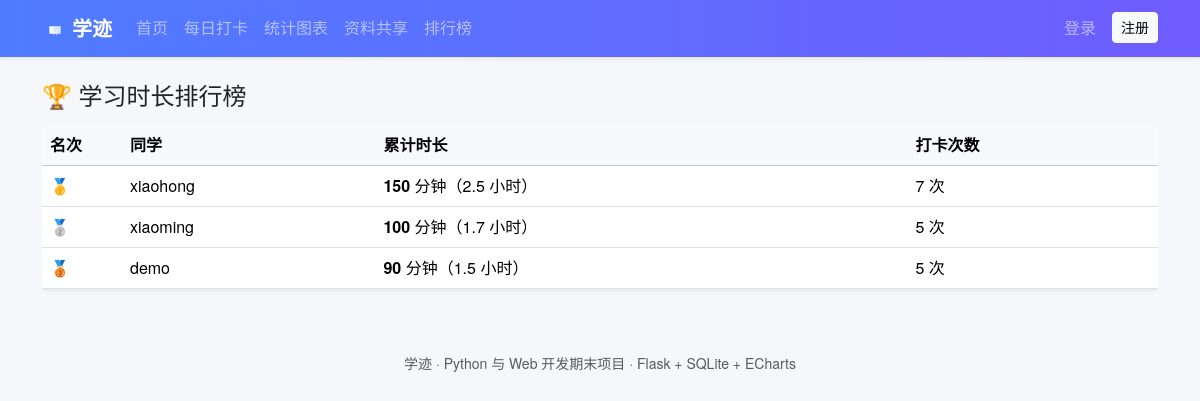
The app's page /rank with its own data.
### app/models.py (models this page shows, shortened)
class User(UserMixin, db.Model):
    __tablename__ = 'user'
    id = db.Column(db.Integer, primary_key=True)
    username = db.Column(db.String(32), unique=True, nullable=False, index=True)
    password_hash = db.Column(db.String(256), nullable=False)
    email = db.Column(db.String(120))
    created_at = db.Column(db.DateTime, default=datetime.now)
    points = db.Column(db.Integer, default=0)          # 积分，打卡和上传资料都能加
    checkins = db.relationship('Checkin', backref='user', cascade='all, delete-orphan')
    materials = db.relationship('Material', backref='user', cascade='all, delete-orphan')
    comments = db.relationship('Comment', backref='user', cascade='all, delete-orphan')
    favorites = db.relationship('Favorite', backref='user', cascade='all, delete-orphan')

### app/main/views.py (the view)
@bp.route('/rank')
def rank():
    rows = db.session.query(User.username,
                            func.sum(Checkin.duration).label('minutes'),
                            func.count(Checkin.id).label('times')) \
                     .join(Checkin, Checkin.user_id == User.id) \
                     .group_by(User.id) \
                     .order_by(func.sum(Checkin.duration).desc()) \
                     .limit(20).all()
    return render_template('rank.html', rows=rows)

### templates/rank.html (shortened to what this page needs)
{% extends 'base.html' %}
{% block content %}
<h4 class="mb-3">🏆 学习时长排行榜</h4>
<div class="table-responsive">
  <table class="table table-hover bg-white shadow-sm rounded align-middle">
    <thead class="table-light">
      <tr><th style="width:80px">名次</th><th>同学</th><th>累计时长</th><th>打卡次数</th></tr>
    </thead>
    <tbody>
      {% for username, minutes, times in rows %}
        <tr>
          <td>
            {% if loop.index == 1 %}🥇
            {% elif loop.index == 2 %}🥈
            {% elif loop.index == 3 %}🥉
            {% else %}{{ loop.index }}{% endif %}
          </td>
          <td>{{ username }}</td>
          <td><strong>{{ minutes }}</strong> 分钟（{{ (minutes / 60)|round(1) }} 小时）</td>
          <td>{{ times }} 次</td>
        </tr>
      {% else %}
        <tr><td colspan="4" class="text-center text-muted py-5">还没有人打卡</td></tr>
      {% endfor %}
    </tbody>
  </table>
</div>
{% endblock %}

### static/css/style.css (style rules this page uses)
body { background-color: #f5f7fb; font-family: "Microsoft YaHei", "PingFang SC", "Helvetica Neue", Arial, sans-serif; }

### records on screen
User: username "xiaohong", minutes "150", value "2.5", times "7"
User: username "xiaoming", minutes "100", value "1.7", times "5"
User: username "demo", minutes "90", value "1.5", times "5"

### other values on screen
{{ site_name }} "学迹"
